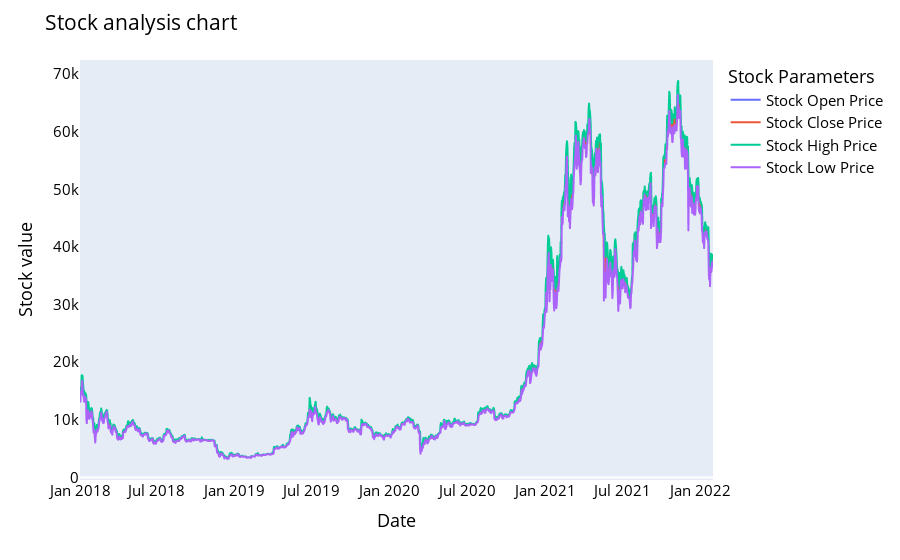

Here is the notebook cell this chart was saved with:
### Code cell
from itertools import cycle
import plotly.express as px

names = cycle(['Stock Open Price', 'Stock Close Price', 'Stock High Price', 'Stock Low Price'])

fig = px.line(y_overall, x=y_overall.Date, y=[y_overall['Open'], y_overall['Close'], y_overall['High'], y_overall['Low']],
              labels={'Date': 'Date', 'value': 'Stock value'})

fig.update_layout(title_text='Stock analysis chart', font_size=15, font_color='black', legend_title_text='Stock Parameters')
fig.for_each_trace(lambda t: t.update(name=next(names)))

fig.update_xaxes(showgrid=False)
fig.update_yaxes(showgrid=False)

fig.show()

### Figure 1 — Plotly figure (JSON) as saved in the notebook; plotly's stock layout.template omitted (floating-point values rounded to 4 significant figures; data arrays with more than 128 entries replaced by an {"elided": "..."} marker saying what was removed)
{"data": [{"hovertemplate": "variable=Open<br>Date=%{x}<br>Stock value=%{y}<extra></extra>", "legendgroup": "Open", "line": {"color": "#636efa", "dash": "solid"}, "marker": {"symbol": "circle"}, "mode": "lines", "name": "Stock Open Price", "showlegend": true, "type": "scattergl", "x": {"elided": "1492 str values"}, "xaxis": "x", "y": {"elided": "1492 float values"}, "yaxis": "y"}, {"hovertemplate": "variable=Close<br>Date=%{x}<br>Stock value=%{y}<extra></extra>", "legendgroup": "Close", "line": {"color": "#EF553B", "dash": "solid"}, "marker": {"symbol": "circle"}, "mode": "lines", "name": "Stock Close Price", "showlegend": true, "type": "scattergl", "x": {"elided": "1492 str values"}, "xaxis": "x", "y": {"elided": "1492 float values"}, "yaxis": "y"}, {"hovertemplate": "variable=High<br>Date=%{x}<br>Stock value=%{y}<extra></extra>", "legendgroup": "High", "line": {"color": "#00cc96", "dash": "solid"}, "marker": {"symbol": "circle"}, "mode": "lines", "name": "Stock High Price", "showlegend": true, "type": "scattergl", "x": {"elided": "1492 str values"}, "xaxis": "x", "y": {"elided": "1492 float values"}, "yaxis": "y"}, {"hovertemplate": "variable=Low<br>Date=%{x}<br>Stock value=%{y}<extra></extra>", "legendgroup": "Low", "line": {"color": "#ab63fa", "dash": "solid"}, "marker": {"symbol": "circle"}, "mode": "lines", "name": "Stock Low Price", "showlegend": true, "type": "scattergl", "x": {"elided": "1492 str values"}, "xaxis": "x", "y": {"elided": "1492 float values"}, "yaxis": "y"}], "layout": {"font": {"color": "black", "size": 15}, "legend": {"title": {"text": "Stock Parameters"}, "tracegroupgap": 0}, "margin": {"t": 60}, "title": {"text": "Stock analysis chart"}, "xaxis": {"anchor": "y", "domain": [0, 1], "showgrid": false, "title": {"text": "Date"}}, "yaxis": {"anchor": "x", "domain": [0, 1], "showgrid": false, "title": {"text": "Stock value"}}}}
